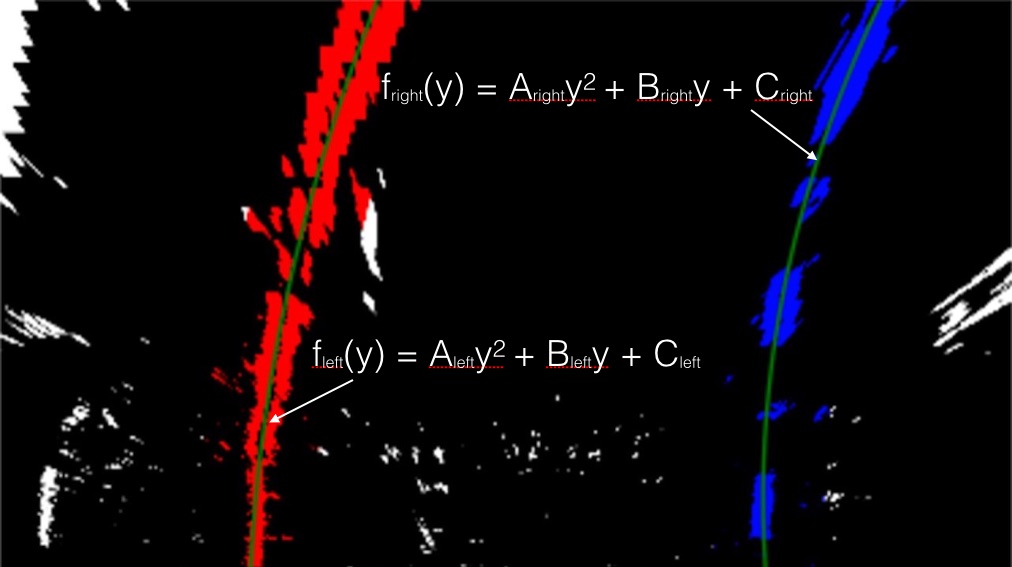
#> input picture Project2_Advanced-Lane-Lines/examples/color_fit_lines.jpg, 1012 x 567 px
$ python -i Helper_function.py   (imports and definitions only)   (older library calls are emulated)
#> lines starting #> are read from the running program, lines starting #| are printed output that depends on the picture; after the words box and inside, x2 and y2 are one past the last pixel; in counts of white or black regions, pixels touching at a corner belong together
import numpy as np
import cv2

# build the filters that might be used
def sobel_abs_thresh(img, orient='x',sobel_kernel = 5,thresh=(20, 100)):
    # gradient filters take gray or binary image
    # Apply x or y gradient with the OpenCV Sobel() function
    # and take the absolute value
    if orient == 'x':
        abs_sobel = np.absolute(cv2.Sobel(img, cv2.CV_64F, 1, 0, ksize=sobel_kernel))
    if orient == 'y':
        abs_sobel = np.absolute(cv2.Sobel(img, cv2.CV_64F, 0, 1, ksize=sobel_kernel))
    # Rescale back to 8 bit integer
    scaled_sobel = np.uint8(255*abs_sobel/np.max(abs_sobel))
    # Create a copy and apply the threshold
    binary_output = np.zeros_like(scaled_sobel)
    # Here I'm using inclusive (>=, <=) thresholds, but exclusive is ok too
    binary_output[(scaled_sobel >= thresh[0]) & (scaled_sobel <= thresh[1])] = 1

    # Return the result
    return binary_output

def sobel_mag_thresh(img, sobel_kernel=9, mag_thresh=(30, 100)):
    # gradient filters take gray or binary image
    # Take both Sobel x and y gradients
    sobelx = cv2.Sobel(img, cv2.CV_64F, 1, 0, ksize=sobel_kernel)
    sobely = cv2.Sobel(img, cv2.CV_64F, 0, 1, ksize=sobel_kernel)
    # Calculate the gradient magnitude
    gradmag = np.sqrt(sobelx**2 + sobely**2)
    # Rescale to 8 bit
    scale_factor = np.max(gradmag)/255
    gradmag = (gradmag/scale_factor).astype(np.uint8)
    # Create a binary image of ones where threshold is met, zeros otherwise
    binary_output = np.zeros_like(gradmag)
    binary_output[(gradmag >= mag_thresh[0]) & (gradmag <= mag_thresh[1])] = 1

    # Return the binary image
    return binary_output

def sobel_dir_threshold(img, sobel_kernel= 5, thresh=(0.7, 1.3)):
    # gradient filters take gray or binary image
    # Calculate the x and y gradients
    sobelx = cv2.Sobel(img, cv2.CV_64F, 1, 0, ksize=sobel_kernel)
    sobely = cv2.Sobel(img, cv2.CV_64F, 0, 1, ksize=sobel_kernel)
    # Take the absolute value of the gradient direction,
    # apply a threshold, and create a binary image result
    absgraddir = np.arctan2(np.absolute(sobely), np.absolute(sobelx))
    binary_output =  np.zeros_like(absgraddir)
    binary_output[(absgraddir >= thresh[0]) & (absgraddir <= thresh[1])] = 1

    # Return the binary image
    return binary_output

def color_threshold(img, colorMode = 'HLS', channel = 'S', thresh = (170, 255)):
    # experiment with different color thresholding methods
#> called with colorMode = 'HLS', channel = 'S', thresh = (90, 255)
    if colorMode == 'HLS':
        image = cv2.cvtColor(img, cv2.COLOR_RGB2HLS)
#> image: shape (567, 1012, 3); mean of channels 0, 1, 2 15.3, 13.6, 37.6
        ChInx = {'H':0,'L':1,'S':2}
        Ch_thresh = image[:,:,ChInx[channel]]

    elif colorMode == 'HSV':
        image = cv2.cvtColor(img, cv2.COLOR_RGB2HLS)
        ChInx = {'H':0,'S':1,'V':2}
        Ch_thresh = image[:,:,ChInx[channel]]

    elif colorMode == 'RGB':
        ChInx = {'R':0,'G':1,'B':2}
        Ch_thresh = img[:,:,ChInx[channel]]

    else:
        print ("colorMode incorrrect")
        return 0

    # convert to 0-255
    Ch_thresh = 255 * (Ch_thresh / np.max(Ch_thresh))
    # apply threshold
    binary_output = np.zeros_like(Ch_thresh)
    binary_output[(Ch_thresh > thresh[0]) & (Ch_thresh <= thresh[1])] = 1

    return binary_output

def combined_thresh (img, sobel_kernel = (5,5,5), absx_thresh = (20,100), absy_thresh=(50,100),mag_thresh = (30,100),\
                     dir_thresh = (0.7,1.3), colorMode = ['HLS','RGB'], channel = ['S','R'], col_thresh =[(90,255),(200,255)] ):


    col1_binary = color_threshold(img, colorMode = colorMode[0], channel = channel[0], thresh = col_thresh[0])
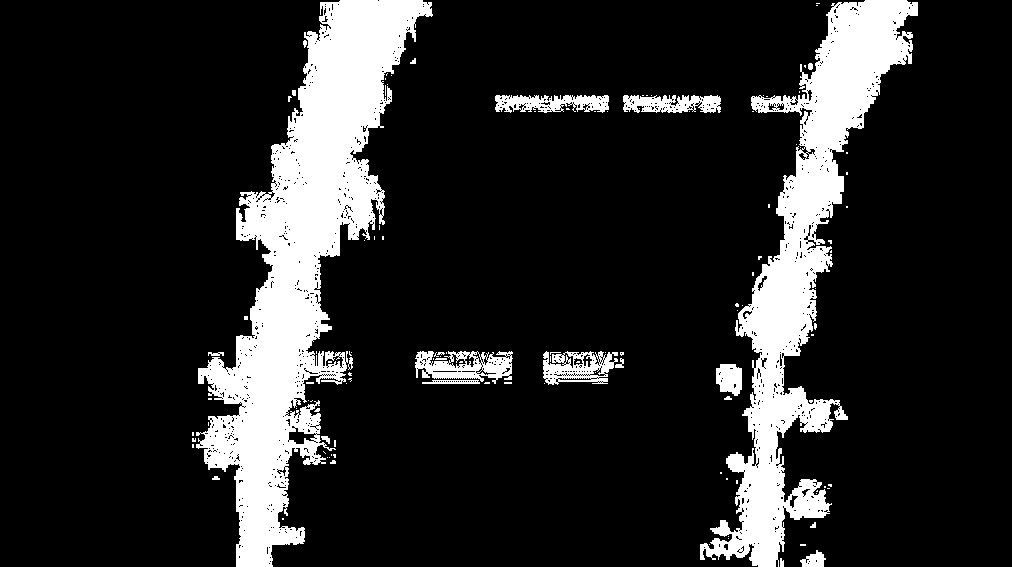
#> col1_binary: shape (567, 1012) float64; values 0 (black) and 1 (white), 15.5% white; 119 white regions (97 under 20 px), largest, box (x1, y1, x2, y2) and area: (196, 0, 433, 567) 47248, (700, 0, 918, 567) 33461, (415, 351, 513, 384) 1874
    col2_binary = color_threshold(img, colorMode = colorMode[1], channel = channel[1], thresh = col_thresh[1])
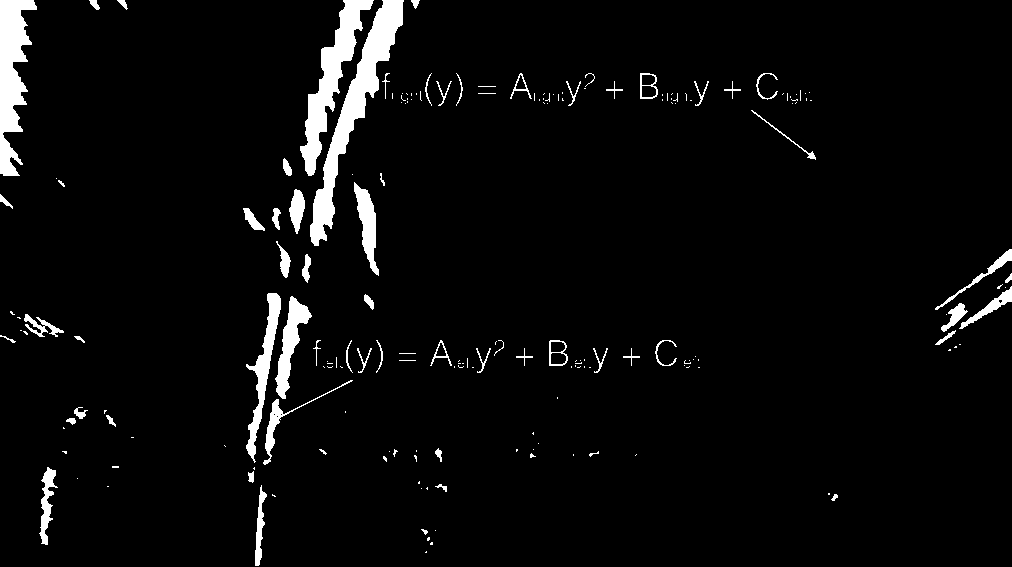
#> col2_binary: shape (567, 1012) float64; values 0 (black) and 1 (white), 4.2% white; 190 white regions (126 under 20 px), largest, box (x1, y1, x2, y2) and area: (310, 0, 404, 246) 4967, (0, 0, 37, 176) 3606, (300, 0, 374, 176) 3568
    gray = cv2.cvtColor(img, cv2.COLOR_RGB2GRAY)
    gradx = sobel_abs_thresh(gray, orient='x', sobel_kernel=sobel_kernel[0], thresh=absx_thresh)
#> gradx: shape (567, 1012); values 0 (black) and 1 (white), 5.5% white in thin lines or dots
    grady = sobel_abs_thresh(gray, orient='y', sobel_kernel=sobel_kernel[0], thresh=absy_thresh)
#> grady: shape (567, 1012); values 0 (black) and 1 (white), 1.7% white in thin lines or dots
    mag_binary = sobel_mag_thresh(gray, sobel_kernel=sobel_kernel[1], mag_thresh=mag_thresh)
#> in sobel_mag_thresh, `sobely = cv2.Sobel(img, cv2.CV_64F, 0, 1, ksize=sobel_kernel)`:
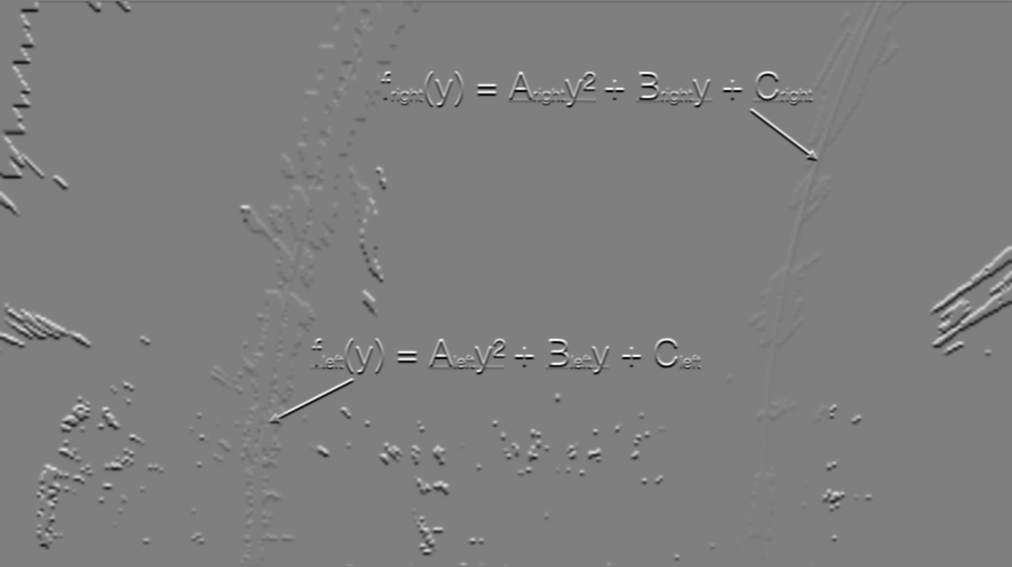
#> sobely: shape (567, 1012) float64; min -12189, max 12203, mean -8.8; drawn with min black and max white
#> in sobel_mag_thresh, `gradmag = np.sqrt(sobelx**2 + sobely**2)`:
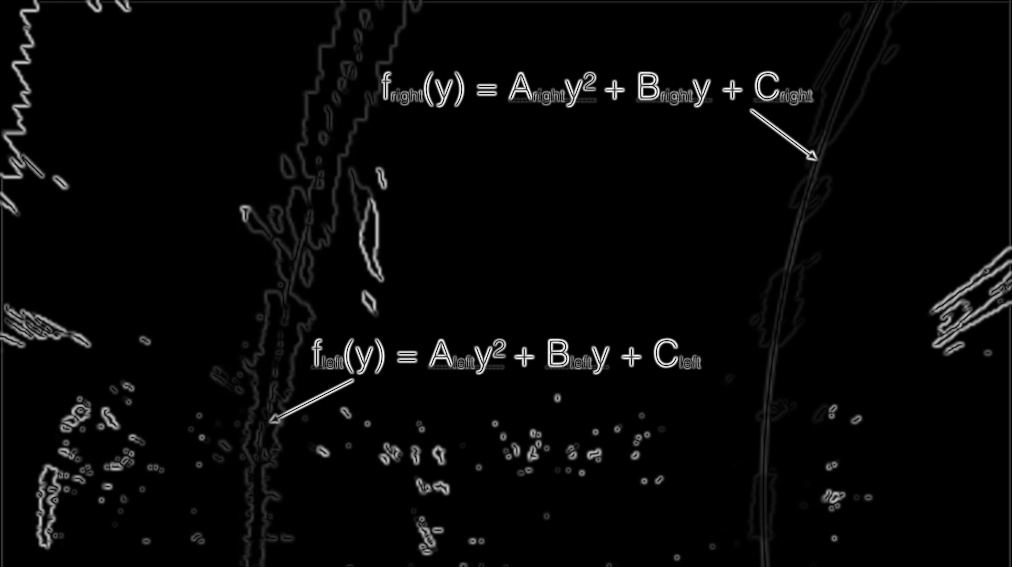
#> gradmag: shape (567, 1012) float64; min 0, max 12620.3, mean 371.6; drawn with min black and max white
#> in sobel_mag_thresh, `scale_factor = np.max(gradmag)/255`: scale_factor = 49.49
#> mag_binary: shape (567, 1012); values 0 (black) and 1 (white), 4.6% white in thin lines or dots
    dir_binary = sobel_dir_threshold(gray, sobel_kernel=sobel_kernel[2], thresh=dir_thresh)
#> in sobel_dir_threshold, `absgraddir = np.arctan2(np.absolute(sobely), np.absolute(sobelx))`:
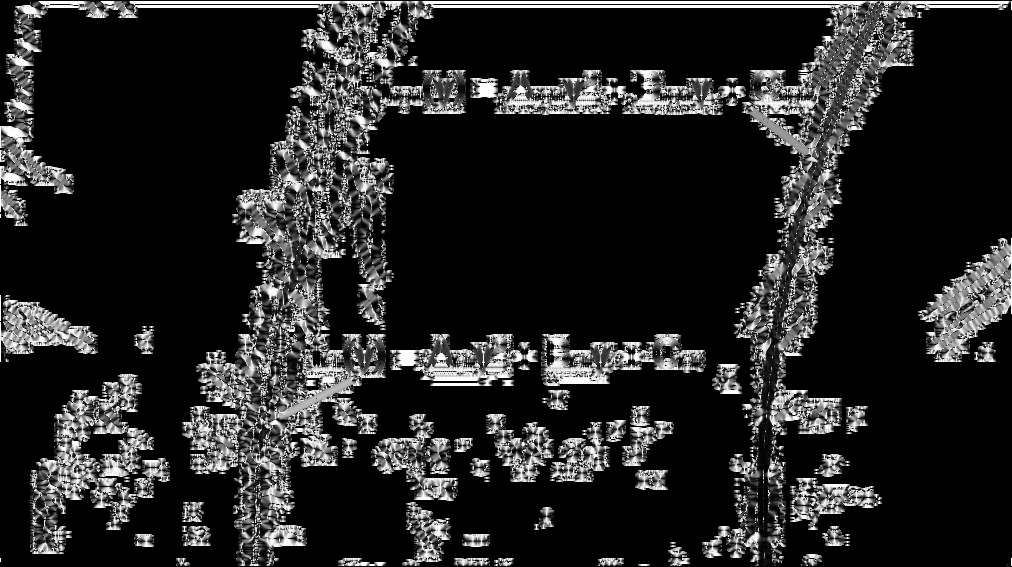
#> absgraddir: shape (567, 1012) float64; min 0, max 1.57, mean 0.23; drawn with min black and max white
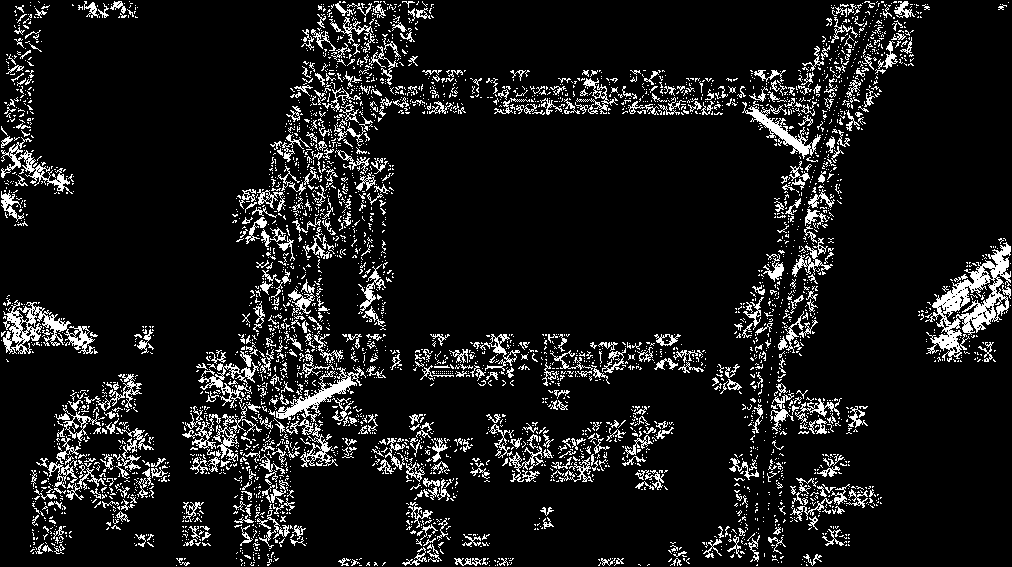
#> dir_binary: shape (567, 1012) float64; values 0 (black) and 1 (white), 9.9% white in thin lines or dots

    combined_binary = np.zeros_like(dir_binary)
    combined_binary[((gradx == 1)) | \
                    ((mag_thresh == 1)&(dir_thresh == 1)) |\
                    ((col1_binary == 1)&(col2_binary == 1))  ] = 1

    return combined_binary

# [203 lines left out: functions warp_imag, find_lane_pixels, fit_polynomial, polynomial_pts, search_around_poly, measure_curvature_offset and 2 more, not called in this run]

>>> import cv2
>>> picture = cv2.cvtColor(cv2.imread('../examples/color_fit_lines.jpg'), cv2.COLOR_BGR2RGB)
>>> result = combined_thresh(picture)
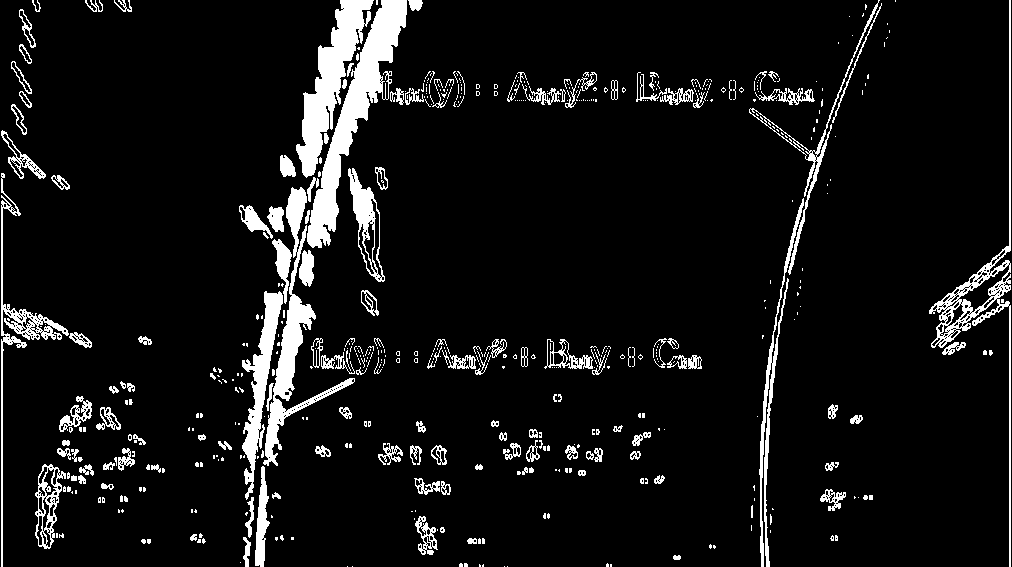
#> result: shape (567, 1012) float64; values 0 (black) and 1 (white), 7.9% white; 537 white regions (390 under 20 px), largest, box (x1, y1, x2, y2) and area: (307, 0, 407, 248) 6237, (296, 0, 374, 178) 4689, (263, 187, 355, 466) 4131
